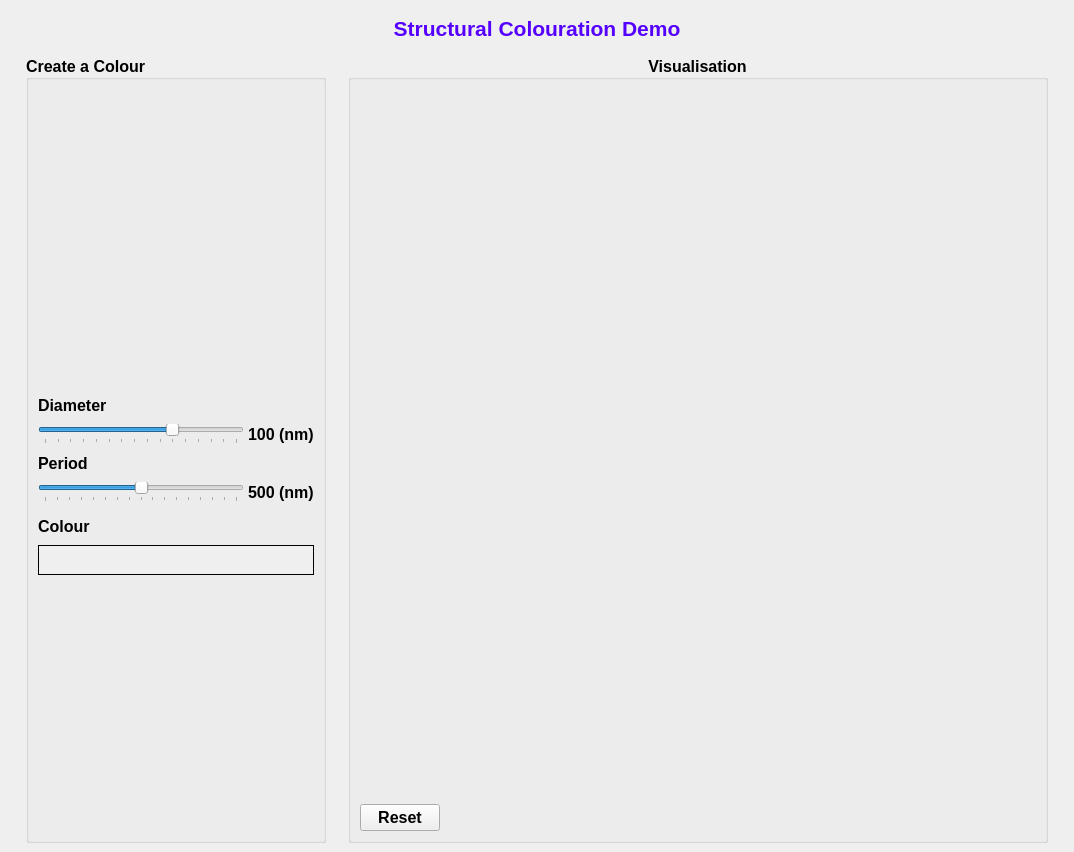
<?xml version="1.0" encoding="UTF-8"?>
<ui version="4.0">
 <class>MainWindow</class>
 <widget class="QMainWindow" name="MainWindow">
  <property name="enabled">
   <bool>true</bool>
  </property>
  <property name="geometry">
   <rect>
    <x>0</x>
    <y>0</y>
    <width>1074</width>
    <height>852</height>
   </rect>
  </property>
  <property name="minimumSize">
   <size>
    <width>420</width>
    <height>660</height>
   </size>
  </property>
  <property name="windowTitle">
   <string>MainWindow</string>
  </property>
  <widget class="QWidget" name="centralwidget">
   <layout class="QVBoxLayout" name="verticalLayout_9">
    <item>
     <layout class="QVBoxLayout" name="verticalLayout">
      <item>
       <widget class="QLabel" name="label">
        <property name="sizePolicy">
         <sizepolicy hsizetype="Preferred" vsizetype="Fixed">
          <horstretch>0</horstretch>
          <verstretch>0</verstretch>
         </sizepolicy>
        </property>
        <property name="minimumSize">
         <size>
          <width>0</width>
          <height>40</height>
         </size>
        </property>
        <property name="font">
         <font>
          <family>Arial</family>
          <pointsize>16</pointsize>
          <weight>75</weight>
          <bold>true</bold>
          <stylestrategy>PreferAntialias</stylestrategy>
         </font>
        </property>
        <property name="text">
         <string>&lt;html&gt;&lt;head/&gt;&lt;body&gt;&lt;p&gt;&lt;span style=&quot; color:#5500ff;&quot;&gt;Structural Colouration Demo&lt;/span&gt;&lt;/p&gt;&lt;/body&gt;&lt;/html&gt;</string>
        </property>
        <property name="alignment">
         <set>Qt::AlignCenter</set>
        </property>
       </widget>
      </item>
      <item>
       <layout class="QHBoxLayout" name="horizontalLayout">
        <item>
         <spacer name="horizontalSpacer_5">
          <property name="orientation">
           <enum>Qt::Horizontal</enum>
          </property>
          <property name="sizeHint" stdset="0">
           <size>
            <width>40</width>
            <height>20</height>
           </size>
          </property>
         </spacer>
        </item>
        <item>
         <widget class="QGroupBox" name="controlGroupBox">
          <property name="sizePolicy">
           <sizepolicy hsizetype="Fixed" vsizetype="Expanding">
            <horstretch>0</horstretch>
            <verstretch>0</verstretch>
           </sizepolicy>
          </property>
          <property name="minimumSize">
           <size>
            <width>300</width>
            <height>650</height>
           </size>
          </property>
          <property name="maximumSize">
           <size>
            <width>16777215</width>
            <height>16777215</height>
           </size>
          </property>
          <property name="font">
           <font>
            <family>Arial</family>
            <pointsize>12</pointsize>
            <weight>75</weight>
            <bold>true</bold>
           </font>
          </property>
          <property name="styleSheet">
           <string notr="true">&lt;html&gt;&lt;head/&gt;&lt;body&gt;&lt;p&gt;&lt;span style=&quot; color:#5500ff;&quot;&gt;Structural Colouration Demo&lt;/span&gt;&lt;/p&gt;&lt;/body&gt;&lt;/html&gt;</string>
          </property>
          <property name="title">
           <string>Create a Colour</string>
          </property>
          <property name="alignment">
           <set>Qt::AlignLeading|Qt::AlignLeft|Qt::AlignVCenter</set>
          </property>
          <layout class="QVBoxLayout" name="verticalLayout_10">
           <item>
            <widget class="CylGLView" name="cyl_view_widget" native="true">
             <property name="sizePolicy">
              <sizepolicy hsizetype="Preferred" vsizetype="Fixed">
               <horstretch>0</horstretch>
               <verstretch>0</verstretch>
              </sizepolicy>
             </property>
             <property name="minimumSize">
              <size>
               <width>200</width>
               <height>250</height>
              </size>
             </property>
            </widget>
           </item>
           <item>
            <layout class="QVBoxLayout" name="verticalLayout_7">
             <property name="spacing">
              <number>4</number>
             </property>
             <property name="sizeConstraint">
              <enum>QLayout::SetNoConstraint</enum>
             </property>
             <item>
              <widget class="QLabel" name="diameter_label">
               <property name="sizePolicy">
                <sizepolicy hsizetype="Fixed" vsizetype="Minimum">
                 <horstretch>0</horstretch>
                 <verstretch>0</verstretch>
                </sizepolicy>
               </property>
               <property name="maximumSize">
                <size>
                 <width>16777215</width>
                 <height>20</height>
                </size>
               </property>
               <property name="font">
                <font>
                 <family>Arial</family>
                 <pointsize>12</pointsize>
                </font>
               </property>
               <property name="text">
                <string>Diameter</string>
               </property>
              </widget>
             </item>
             <item>
              <layout class="QHBoxLayout" name="horizontalLayout_2">
               <item>
                <widget class="QSlider" name="diameter_slider">
                 <property name="sizePolicy">
                  <sizepolicy hsizetype="MinimumExpanding" vsizetype="Fixed">
                   <horstretch>0</horstretch>
                   <verstretch>0</verstretch>
                  </sizepolicy>
                 </property>
                 <property name="maximumSize">
                  <size>
                   <width>16777215</width>
                   <height>16777215</height>
                  </size>
                 </property>
                 <property name="baseSize">
                  <size>
                   <width>0</width>
                   <height>0</height>
                  </size>
                 </property>
                 <property name="minimum">
                  <number>300</number>
                 </property>
                 <property name="maximum">
                  <number>450</number>
                 </property>
                 <property name="singleStep">
                  <number>10</number>
                 </property>
                 <property name="value">
                  <number>400</number>
                 </property>
                 <property name="orientation">
                  <enum>Qt::Horizontal</enum>
                 </property>
                 <property name="tickPosition">
                  <enum>QSlider::TicksBelow</enum>
                 </property>
                 <property name="tickInterval">
                  <number>10</number>
                 </property>
                </widget>
               </item>
               <item>
                <widget class="QLabel" name="diameter_value_label">
                 <property name="sizePolicy">
                  <sizepolicy hsizetype="Fixed" vsizetype="Preferred">
                   <horstretch>0</horstretch>
                   <verstretch>0</verstretch>
                  </sizepolicy>
                 </property>
                 <property name="maximumSize">
                  <size>
                   <width>16777215</width>
                   <height>30</height>
                  </size>
                 </property>
                 <property name="font">
                  <font>
                   <family>Arial</family>
                   <pointsize>12</pointsize>
                  </font>
                 </property>
                 <property name="text">
                  <string>100 (nm)</string>
                 </property>
                </widget>
               </item>
              </layout>
             </item>
             <item>
              <widget class="QLabel" name="period_label">
               <property name="maximumSize">
                <size>
                 <width>16777215</width>
                 <height>20</height>
                </size>
               </property>
               <property name="font">
                <font>
                 <family>Arial</family>
                 <pointsize>12</pointsize>
                </font>
               </property>
               <property name="text">
                <string>Period</string>
               </property>
              </widget>
             </item>
             <item>
              <layout class="QHBoxLayout" name="horizontalLayout_3">
               <item>
                <widget class="QSlider" name="period_slider">
                 <property name="sizePolicy">
                  <sizepolicy hsizetype="MinimumExpanding" vsizetype="Fixed">
                   <horstretch>0</horstretch>
                   <verstretch>0</verstretch>
                  </sizepolicy>
                 </property>
                 <property name="minimum">
                  <number>600</number>
                 </property>
                 <property name="maximum">
                  <number>1400</number>
                 </property>
                 <property name="singleStep">
                  <number>10</number>
                 </property>
                 <property name="value">
                  <number>1000</number>
                 </property>
                 <property name="orientation">
                  <enum>Qt::Horizontal</enum>
                 </property>
                 <property name="tickPosition">
                  <enum>QSlider::TicksBelow</enum>
                 </property>
                 <property name="tickInterval">
                  <number>50</number>
                 </property>
                </widget>
               </item>
               <item>
                <widget class="QLabel" name="period_value_label">
                 <property name="sizePolicy">
                  <sizepolicy hsizetype="Fixed" vsizetype="Preferred">
                   <horstretch>0</horstretch>
                   <verstretch>0</verstretch>
                  </sizepolicy>
                 </property>
                 <property name="maximumSize">
                  <size>
                   <width>16777215</width>
                   <height>30</height>
                  </size>
                 </property>
                 <property name="font">
                  <font>
                   <family>Arial</family>
                   <pointsize>12</pointsize>
                  </font>
                 </property>
                 <property name="text">
                  <string>500 (nm)</string>
                 </property>
                </widget>
               </item>
              </layout>
             </item>
             <item>
              <widget class="QLabel" name="colour_label">
               <property name="maximumSize">
                <size>
                 <width>16777215</width>
                 <height>30</height>
                </size>
               </property>
               <property name="font">
                <font>
                 <family>Arial</family>
                 <pointsize>12</pointsize>
                </font>
               </property>
               <property name="text">
                <string>Colour</string>
               </property>
              </widget>
             </item>
             <item>
              <widget class="QLabel" name="colour_box">
               <property name="minimumSize">
                <size>
                 <width>0</width>
                 <height>30</height>
                </size>
               </property>
               <property name="maximumSize">
                <size>
                 <width>16777215</width>
                 <height>30</height>
                </size>
               </property>
               <property name="autoFillBackground">
                <bool>true</bool>
               </property>
               <property name="frameShape">
                <enum>QFrame::Box</enum>
               </property>
               <property name="lineWidth">
                <number>1</number>
               </property>
               <property name="text">
                <string/>
               </property>
              </widget>
             </item>
            </layout>
           </item>
           <item>
            <widget class="CurveWidget" name="refl_graph">
             <property name="sizePolicy">
              <sizepolicy hsizetype="Expanding" vsizetype="Fixed">
               <horstretch>0</horstretch>
               <verstretch>0</verstretch>
              </sizepolicy>
             </property>
             <property name="minimumSize">
              <size>
               <width>0</width>
               <height>200</height>
              </size>
             </property>
             <property name="font">
              <font>
               <pointsize>14</pointsize>
              </font>
             </property>
             <property name="orientation">
              <enum>Qt::Horizontal</enum>
             </property>
            </widget>
           </item>
          </layout>
         </widget>
        </item>
        <item>
         <spacer name="horizontalSpacer">
          <property name="orientation">
           <enum>Qt::Horizontal</enum>
          </property>
          <property name="sizeHint" stdset="0">
           <size>
            <width>40</width>
            <height>20</height>
           </size>
          </property>
         </spacer>
        </item>
        <item>
         <widget class="QGroupBox" name="graphicsGroupBox">
          <property name="minimumSize">
           <size>
            <width>700</width>
            <height>0</height>
           </size>
          </property>
          <property name="font">
           <font>
            <family>Arial</family>
            <pointsize>12</pointsize>
            <weight>75</weight>
            <bold>true</bold>
           </font>
          </property>
          <property name="title">
           <string>Visualisation</string>
          </property>
          <property name="alignment">
           <set>Qt::AlignCenter</set>
          </property>
          <property name="flat">
           <bool>false</bool>
          </property>
          <layout class="QHBoxLayout" name="horizontalLayout_4">
           <item>
            <layout class="QVBoxLayout" name="verticalLayout_8">
             <item>
              <spacer name="verticalSpacer">
               <property name="orientation">
                <enum>Qt::Vertical</enum>
               </property>
               <property name="sizeHint" stdset="0">
                <size>
                 <width>20</width>
                 <height>40</height>
                </size>
               </property>
              </spacer>
             </item>
             <item>
              <widget class="SVGPaintView" name="graphics_view_widget" native="true">
               <property name="sizePolicy">
                <sizepolicy hsizetype="Preferred" vsizetype="Preferred">
                 <horstretch>0</horstretch>
                 <verstretch>0</verstretch>
                </sizepolicy>
               </property>
               <property name="minimumSize">
                <size>
                 <width>299</width>
                 <height>300</height>
                </size>
               </property>
               <property name="maximumSize">
                <size>
                 <width>16777215</width>
                 <height>16777215</height>
                </size>
               </property>
              </widget>
             </item>
             <item>
              <spacer name="verticalSpacer_3">
               <property name="orientation">
                <enum>Qt::Vertical</enum>
               </property>
               <property name="sizeType">
                <enum>QSizePolicy::Maximum</enum>
               </property>
               <property name="sizeHint" stdset="0">
                <size>
                 <width>20</width>
                 <height>40</height>
                </size>
               </property>
              </spacer>
             </item>
             <item>
              <layout class="QHBoxLayout" name="horizontalLayout_6">
               <item>
                <widget class="CylGLView" name="nano_view_widget" native="true">
                 <property name="sizePolicy">
                  <sizepolicy hsizetype="Expanding" vsizetype="Expanding">
                   <horstretch>0</horstretch>
                   <verstretch>0</verstretch>
                  </sizepolicy>
                 </property>
                 <property name="minimumSize">
                  <size>
                   <width>300</width>
                   <height>200</height>
                  </size>
                 </property>
                </widget>
               </item>
              </layout>
             </item>
             <item>
              <spacer name="verticalSpacer_2">
               <property name="orientation">
                <enum>Qt::Vertical</enum>
               </property>
               <property name="sizeHint" stdset="0">
                <size>
                 <width>20</width>
                 <height>40</height>
                </size>
               </property>
              </spacer>
             </item>
             <item>
              <widget class="QPushButton" name="reset_button">
               <property name="sizePolicy">
                <sizepolicy hsizetype="Fixed" vsizetype="Fixed">
                 <horstretch>0</horstretch>
                 <verstretch>0</verstretch>
                </sizepolicy>
               </property>
               <property name="minimumSize">
                <size>
                 <width>50</width>
                 <height>0</height>
                </size>
               </property>
               <property name="text">
                <string>Reset</string>
               </property>
              </widget>
             </item>
            </layout>
           </item>
          </layout>
         </widget>
        </item>
        <item>
         <spacer name="horizontalSpacer_2">
          <property name="orientation">
           <enum>Qt::Horizontal</enum>
          </property>
          <property name="sizeHint" stdset="0">
           <size>
            <width>40</width>
            <height>20</height>
           </size>
          </property>
         </spacer>
        </item>
       </layout>
      </item>
     </layout>
    </item>
   </layout>
  </widget>
 </widget>
 <customwidgets>
  <customwidget>
   <class>CurveWidget</class>
   <extends>QSplitter</extends>
   <header>guiqwt.plot</header>
   <container>1</container>
  </customwidget>
  <customwidget>
   <class>SVGPaintView</class>
   <extends>QWidget</extends>
   <header>SVGPaintView.h</header>
   <container>1</container>
  </customwidget>
  <customwidget>
   <class>CylGLView</class>
   <extends>QWidget</extends>
   <header>CylGLView.h</header>
   <container>1</container>
  </customwidget>
 </customwidgets>
 <resources/>
 <connections/>
</ui>
